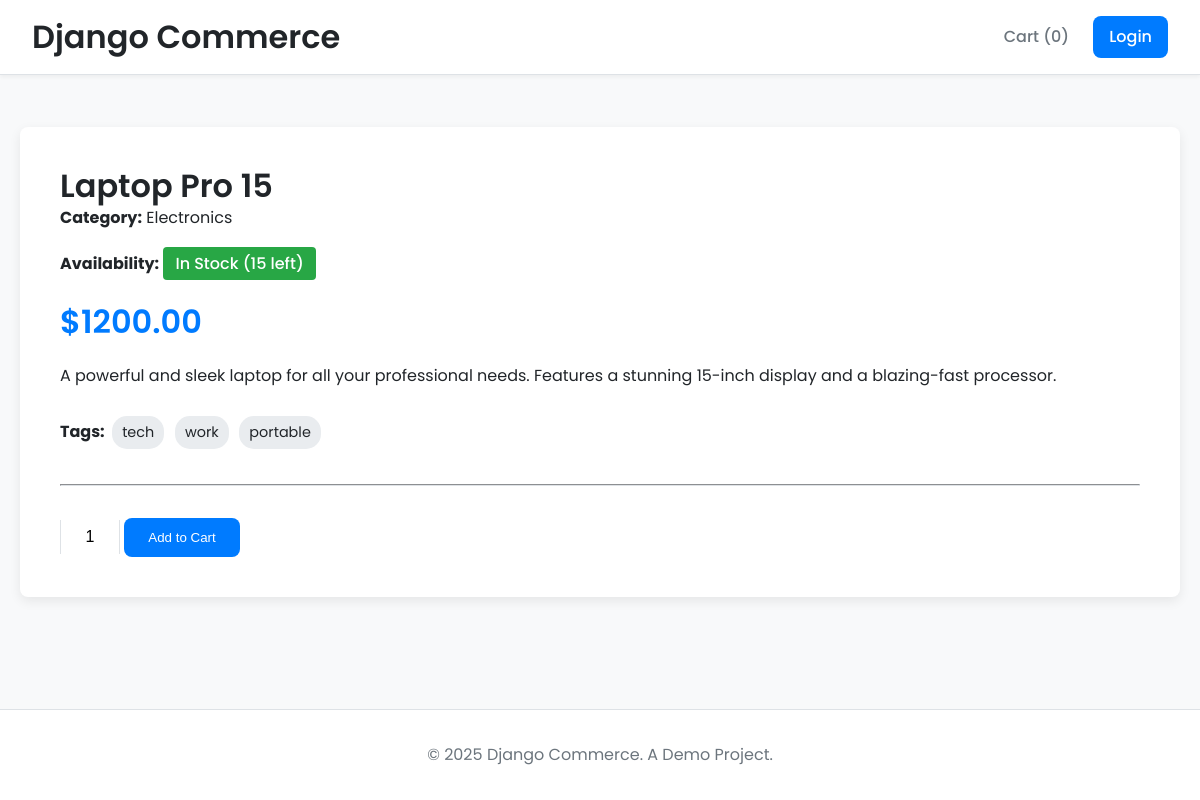
/product/1/, run on the app's committed database.
### shop/models.py (models this page shows, shortened)
class Product(models.Model):
    name = models.CharField(max_length=200)
    category = models.CharField(max_length=100)
    price = models.DecimalField(max_digits=10, decimal_places=2)
    tags = models.ManyToManyField(Tag, related_name='products')
    description = models.TextField(blank=True, null=True)
    stock = models.PositiveIntegerField(default=10) # Using PositiveIntegerField for stock
    image = models.ImageField(upload_to='products/', blank=True, null=True)

class Tag(models.Model):
    name = models.CharField(max_length=50, unique=True)

### shop/views.py (the view)
# urls.py: path('product/<int:pk>/', views.product_detail, name='product_detail'),
def product_detail(request, pk):
    product = get_object_or_404(Product, pk=pk)
    form = AddToCartForm()
    if request.user.is_authenticated:
        Interaction.objects.update_or_create(user=request.user, product=product, action=Interaction.Action.VIEW)
    similar_items = similar_products(product.id, k=4)
    return render(request, 'shop/product_detail.html', {'product': product, 'form': form, 'similar_items': similar_items})

### shop/forms.py
class AddToCartForm(forms.Form):
    quantity = forms.IntegerField(
        min_value=1,
        initial=1,
        widget=forms.NumberInput(attrs={'class': 'quantity-input'})
    )

### shop/recommender/content.py (called while the page is built)
def similar_products(product_id: int, k: int = 5):
    matrix, product_map = get_product_tag_matrix()
    if not product_map or product_id not in product_map:
        return Product.objects.none()
    product_idx = product_map.get(product_id)
    if product_idx is None:
        return Product.objects.none()
    target_vector = matrix[product_idx, :].reshape(1, -1)
    similar_indices = SIMILARITY_FUNCTION(matrix, target_vector, k=k + 1)
    inverse_product_map = {v: k for k, v in product_map.items()}
    similar_product_ids = [inverse_product_map[i] for i in similar_indices if i != product_idx][:k]
    return Product.objects.filter(id__in=similar_product_ids)

### shop/services.py (called while the page is built)
def cart_context(request):
    return {'cart': Cart(request)}

    def get_total_items(self):
        return sum(item['quantity'] for item in self.cart.values())

### shop/templates/shop/product_detail.html (shortened to what this page needs)
{% extends "shop/base.html" %}
{% block content %}
<div class="product-detail">
    <h1>{{ product.name }}</h1>
    <p class="category" style="margin-bottom: 1rem;"><strong>Category:</strong> {{ product.category }}</p>
    <p style="margin-bottom: 1rem;">
        <strong>Availability:</strong>
        {% if product.stock > 0 %}
            <span class="stock-status in-stock">In Stock ({{ product.stock }} left)</span>
        {% else %}
            <span class="stock-status out-of-stock">Out of Stock</span>
        {% endif %}
    </p>
    <p class="price" style="font-size: 2em; margin: 1rem 0; font-weight: 600; color: var(--primary-color);">${{ product.price }}</p>
    <div class="description" style="margin-bottom: 1.5rem;">
        <p>{{ product.description|linebreaks }}</p>
    </div>
    <div class="tags">
        <strong>Tags:</strong>
        {% for tag in product.tags.all %}
            <span>{{ tag.name }}</span>
        {% endfor %}
    </div>
    <hr style="margin: 2rem 0; border-color: var(--border-color);">
    <div style="display: flex; gap: 1rem; align-items: center;">
        <form action="{% url 'shop:add_to_cart' product.id %}" method="post" class="add-to-cart-form">
            {{ form.quantity }}
            <button type="submit" class="btn btn-primary" {% if product.stock <= 0 %}disabled{% endif %}>
                {% if product.stock > 0 %}Add to Cart{% else %}Out of Stock{% endif %}
            </button>
        </form>
    </div>
</div>
{% endblock %}

### shop/templates/shop/base.html (shortened to what this page needs)
<!DOCTYPE html>
<html lang="en">
<head>
    {% load static %}
    <link rel="stylesheet" href="{% static 'shop/styles.css' %}">
</head>
<body>
    <header>
        <h1><a href="{% url 'shop:product_list' %}">Django Commerce</a></h1>
        <nav>
            <a href="{% url 'shop:cart_view' %}" class="nav-link">Cart (<span id="cart-count">{{ cart.get_total_items }}</span>)</a>
            {% if user.is_authenticated %}
                <span class="nav-link">Hi, {{ user.username }}!</span>
                <form action="{% url 'shop:logout' %}" method="post" style="display: inline;">
                    {% csrf_token %}
                    <button type="submit" class="btn btn-outline-secondary btn-sm">Logout</button>
                </form>
            {% else %}
                <a href="{% url 'shop:login' %}" class="btn btn-primary btn-sm">Login</a>
            {% endif %}
        </nav>
    </header>
    <main>
        <div class="container">
            {% block content %}
            {% endblock %}
        </div>
    </main>
    <footer>
        <p>&copy; {% now "Y" %} Django Commerce. A Demo Project.</p>
    </footer>
</body>
</html>

### shop/static/shop/styles.css (style rules this page uses)
:root { --primary-color: #007bff; --primary-hover: #0056b3; --secondary-color: #6c757d; --success-color: #28a745; --danger-color: #dc3545; --background-color: #f8f9fa; --surface-color: #ffffff; --text-color: #212529; --text-muted: #6c757d; --border-color: #dee2e6; --font-family: 'Poppins', sans-serif; --border-radius: 8px; --box-shadow: 0 4px 12px rgba(0, 0, 0, 0.08); --transition-speed: 0.3s ease; }
*, *::before, *::after { box-sizing: border-box; margin: 0; padding: 0; }
html { height: 100%; }
body { display: flex; flex-direction: column; min-height: 100%; font-family: var(--font-family); background-color: var(--background-color); color: var(--text-color); line-height: 1.6; }
main { flex-grow: 1; }
.container { max-width: 1200px; margin: 0 auto; padding: 20px; width: 100%; }
.container { max-width: 1200px; margin: 0 auto; padding: 20px; }
h1, h2, h3 { font-weight: 600; line-height: 1.2; }
a { color: var(--primary-color); text-decoration: none; transition: color var(--transition-speed); }
header { display: flex; justify-content: space-between; align-items: center; padding: 1rem 2rem; background-color: var(--surface-color); border-bottom: 1px solid var(--border-color); margin-bottom: 2rem; box-shadow: 0 2px 4px rgba(0,0,0,0.05); }
header h1 a { color: var(--text-color); font-weight: 600; }
header nav { display: flex; align-items: center; gap: 1.5rem; }
header nav .nav-link, .logout-btn { font-weight: 500; color: var(--text-muted); transition: color var(--transition-speed); }
footer { text-align: center; padding: 2rem; margin-top: 3rem; background-color: var(--surface-color); border-top: 1px solid var(--border-color); color: var(--text-muted); }
.btn { display: inline-block; padding: 0.75rem 1.5rem; border: none; border-radius: var(--border-radius); cursor: pointer; font-weight: 500; text-align: center; transition: all var(--transition-speed); }
.btn-primary { background-color: var(--primary-color); color: #fff; }
.btn-sm { padding: 0.5rem 1rem; }
.quantity-input { width: 60px; padding: 0.5rem; text-align: center; border: none; border-left: 1px solid var(--border-color); border-right: 1px solid var(--border-color); font-size: 1rem; font-weight: 500; -moz-appearance: textfield; }
.product-detail { background: var(--surface-color); padding: 2.5rem; border-radius: var(--border-radius); box-shadow: var(--box-shadow); }
.stock-status { font-weight: 500; padding: 0.25rem 0.75rem; border-radius: 4px; color: #fff; display: inline-block; }
.in-stock { background-color: var(--success-color); }
.tags span { background-color: #e9ecef; padding: 5px 10px; border-radius: 15px; font-size: 0.9em; margin: 0.2rem; display: inline-block; }

### data on the page
Product: name "Laptop Pro 15", category "Electronics", stock "15", price "1200.00", description "A powerful and sleek laptop for all your professional needs. Features a stunning 15-inch display and a blazing-fast processor."
Tag: name "tech"
Tag: name "work"
Tag: name "portable"

### other printed values
{{ cart.get_total_items }} "0"
